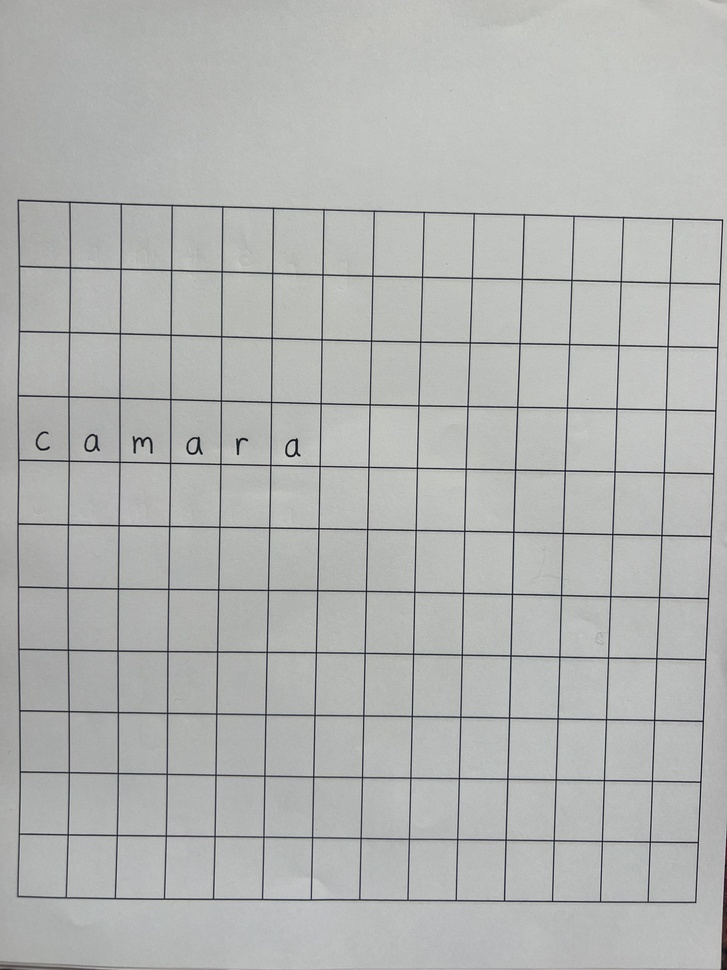
#> input picture sample_image/image.jpg, 727 x 970 px, shrunk from 3024 x 4032 before the run
$ python -i image_squares.py   (imports and definitions only)
#> lines starting #> are read from the running program, lines starting #| are printed output that depends on the picture; after the words box and inside, x2 and y2 are one past the last pixel; in counts of white or black regions, pixels touching at a corner belong together; long printed decimals are rounded
#> further down, picture is the input picture: shape (970, 727, 3); mean B, G, R 178.7, 180.3, 178.7
import cv2
import easyocr
import numpy as np
import sys

def get_cropped_image(x, y, w, h, image=None):
    return image[y:y+h, x:x+w]

def display_cropped_image(x, y, w, h, title="dontcare", image=None):
    cv2.imshow(title, image[y:y+h, x:x+w])
    cv2.waitKey(0)

# [39 lines left out: functions rotate_contour, has_markings, not called in this run]

def rotate_image(image, angle):
    """Rotates an image by the given angle while keeping the full image in view."""
    (h, w) = image.shape[:2]
    center = (w // 2, h // 2)

    # Get the rotation matrix
    M = cv2.getRotationMatrix2D(center, angle, 1.0)

    # Compute the new bounding dimensions
    cos = np.abs(M[0, 0])
    sin = np.abs(M[0, 1])
    new_w = int((h * sin) + (w * cos))
    new_h = int((h * cos) + (w * sin))

    # Adjust the rotation matrix to account for translation
    M[0, 2] += (new_w / 2) - center[0]
    M[1, 2] += (new_h / 2) - center[1]

    # Perform the rotation
    rotated = cv2.warpAffine(image, M, (new_w, new_h))

    return rotated

def sort_key(square, thresh):
        x, y, w, h = cv2.boundingRect(square)
        return (y // thresh, x)

def get_image_squares(image):

    ################################# RAW IMAGE STRAIGTENING PROC #################################

    # image = cv2.imread("image4.jpg")
    gray = cv2.cvtColor(image, cv2.COLOR_BGR2GRAY)

    # # Apply adaptive threshold
    thresh = cv2.adaptiveThreshold(gray, 255, cv2.ADAPTIVE_THRESH_GAUSSIAN_C,
                                cv2.THRESH_BINARY_INV, 11, 2)
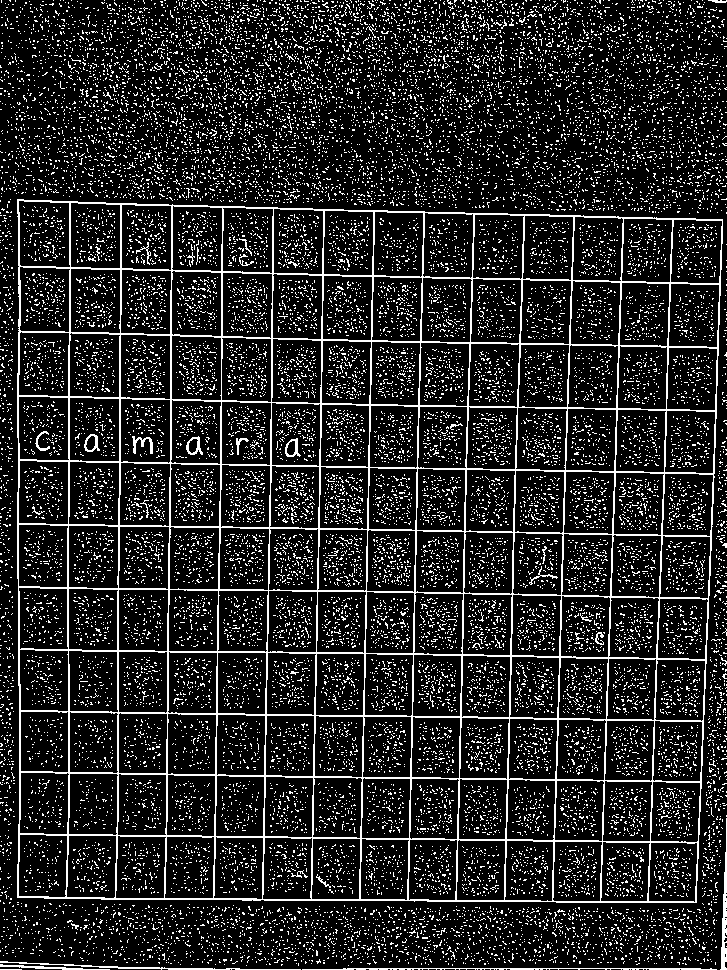
#> thresh: shape (970, 727); 14.5% white in thin lines or dots

    # Find contours
    contours, _ = cv2.findContours(thresh, cv2.RETR_TREE, cv2.CHAIN_APPROX_SIMPLE)
#> contours = 24124 contours, 23952 with area under 20; largest, box (x1, y1, x2, y2) and area: (17, 199, 723, 903) 477574, (18, 200, 71, 268) 3259, (70, 202, 121, 269) 3220, (121, 204, 172, 271) 3202, (222, 207, 274, 274) 3190
    # contours, _ = cv2.findContours(thresh, cv2.RETR_EXTERNAL, cv2.CHAIN_APPROX_SIMPLE)
    contours = [cnt for cnt in contours if cv2.contourArea(cnt) > 500]
#> contours = 155 contours; largest, box (x1, y1, x2, y2) and area: (17, 199, 723, 903) 477574, (18, 200, 71, 268) 3259, (70, 202, 121, 269) 3220, (121, 204, 172, 271) 3202, (222, 207, 274, 274) 3190

    # Define size limits
    min_area = 1000       # Smallest marker we accept
    max_area = 100000     # Largest marker (adjust based on your image)

    # Dictionary to store potential markers (outer square -> inner square count)
    markers = []

    # print(len(contours))

    totalAngle = 0
    totalCount = 0

    # Identify potential marker candidates
    for cnt in contours:
        approx = cv2.approxPolyDP(cnt, 0.02 * cv2.arcLength(cnt, True), True)
        area = cv2.contourArea(approx)

        # Check if it's a quadrilateral and within size limits
        if len(approx) == 4 and min_area < area < max_area:
            markers.append(approx)
            x, y, w, h = cv2.boundingRect(approx)
            rect_angle = cv2.minAreaRect(approx)[2]
            if (rect_angle > 45):
                rect_angle -= 90
            totalAngle += rect_angle
            totalCount += 1

            # print(f"w: {w}, h: {h}, a: {rect_angle}")
            # display_cropped_image(x, y, w, h, "Contour", image)
        elif len(approx) == 4:
            print(f"Rejected contour area: {area}")
#> this loop made 155 passes
#> (approx, area, x, y, w, h, rect_angle, totalAngle) on passes 2 to 8: ([[651, 842], [697, 843], [694, 902], [648, 900]], 2695.5, 648, 842, 50, 61, -87.09, -87.09), ([[603, 841], [650, 843], [646, 901], [600, 900]], 2725.5, 600, 841, 51, 61, -87.09, -174.2), ([[555, 841], [602, 842], [599, 901], [552, 899]], 2754, 552, 841, 51, 61, -87.09, -261.3), ([[507, 840], [553, 842], [551, 901], [504, 899]], 2748.5, 504, 840, 50, 62, -87.56, -348.8), ([[459, 839], [505, 841], [503, 900], [456, 899]], 2770.5, 456, 839, 50, 62, -87.51, -436.3), ([[410, 839], [457, 840], [454, 900], [408, 899]], 2792.5, 408, 839, 50, 62, -88.09, -524.4), ([[362, 838], [409, 840], [406, 900], [360, 898]], 2795, 360, 838, 50, 63, -87.56, -612)
#> (area, x, y, w, h, rect_angle, totalAngle) on passes 61 to 66: (2855, 511, 594, 51, 63, -87.61, -5264.3), (2855, 462, 593, 51, 63, -87.61, -5351.9), (2855, 413, 592, 51, 63, -87.61, -5439.5), (2846.5, 365, 591, 50, 63, -88.12, -5527.6), (2877.5, 316, 591, 51, 63, -87.56, -5615.2), (2907, 267, 590, 51, 63, -88.12, -5703.3)
#| Rejected contour area: 477988.5

    print(f"Average angle: {totalAngle / totalCount}")
#| Average angle: -87.828

    rotated = rotate_image(image, (totalAngle / totalCount))
#> in rotate_image, `rotated = cv2.warpAffine(image, M, (new_w, new_h))`:
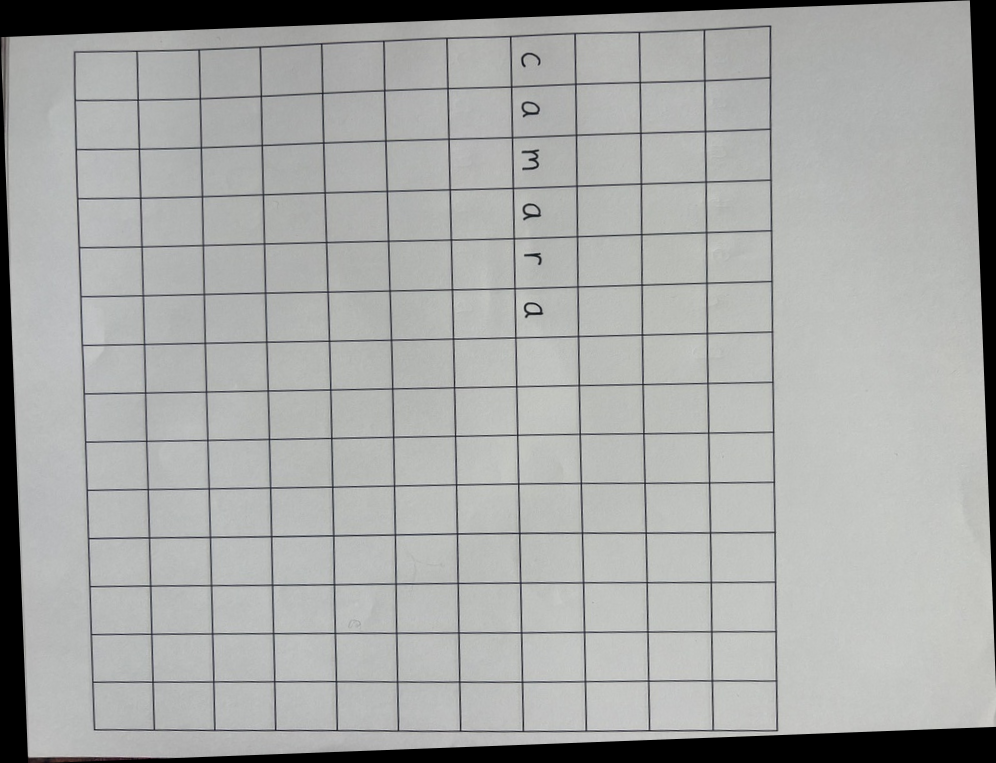
#> rotated: shape (763, 996, 3); mean B, G, R 165.8, 167.3, 165.9

    ################################################################################################

    ############################## STRAIGHTENED IMAGE PROC ########################################
    gray = cv2.cvtColor(rotated, cv2.COLOR_BGR2GRAY)
#> gray: shape (763, 996)

    # # Apply adaptive threshold
    thresh = cv2.adaptiveThreshold(gray, 255, cv2.ADAPTIVE_THRESH_GAUSSIAN_C,
                                cv2.THRESH_BINARY_INV, 11, 2)
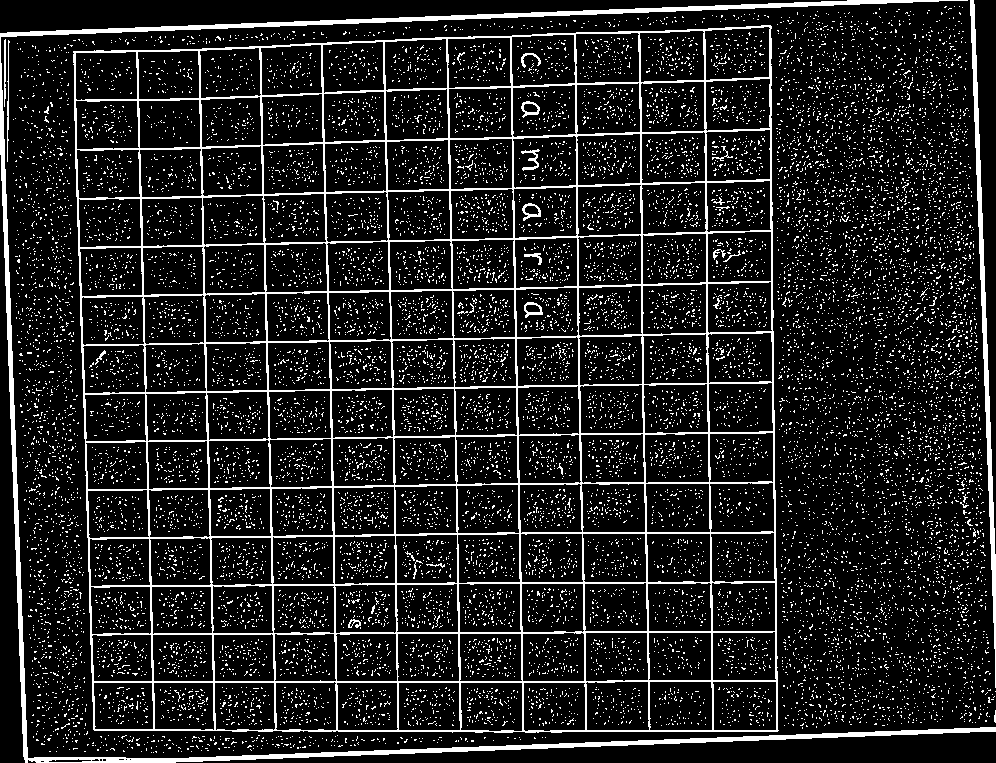
#> thresh: shape (763, 996); 12.5% white in thin lines or dots

    # Find contours
    contours, _ = cv2.findContours(thresh, cv2.RETR_TREE, cv2.CHAIN_APPROX_SIMPLE)
    # contours, _ = cv2.findContours(thresh, cv2.RETR_EXTERNAL, cv2.CHAIN_APPROX_SIMPLE)
    contours = [cnt for cnt in contours if cv2.contourArea(cnt) > 500]

    # Define size limits
    min_area = 200000       # Smallest marker we accept
    max_area = 1000000000     # Largest marker (adjust based on your image)

    # Dictionary to store potential markers (outer square -> inner square count)
    markers = []
    main_contour = []

    # Identify potential marker candidates
    for cnt in contours:
        approx = cv2.approxPolyDP(cnt, 0.02 * cv2.arcLength(cnt, True), True)
        area = cv2.contourArea(approx)

        # Check if it's a quadrilateral and within size limits
        if len(approx) == 4 and min_area < area < max_area:
            main_contour.append(approx)
            x, y, w, h = cv2.boundingRect(approx)
            y = y - 10
            h = h + 20
            x = x - 10
            w = w + 20
            rect_angle = cv2.minAreaRect(approx)[2]
            cropped_full = get_cropped_image(x, y, w, h, rotated)
#> this loop made 157 passes
#> pass 1, in get_image_squares, `cropped_full = get_cropped_image(x, y, w, h, rotated)`:
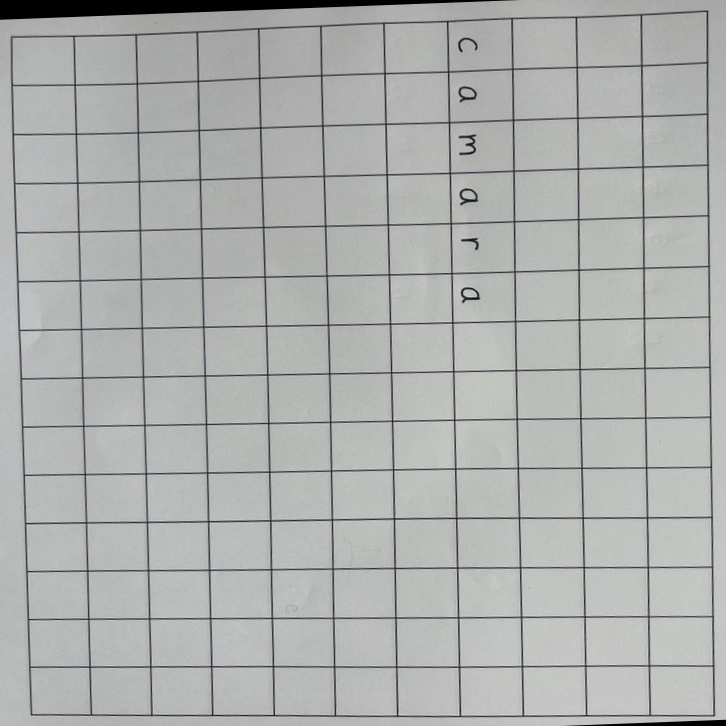
#> cropped_full: shape (726, 726, 3); mean B, G, R 174.6, 176, 174.4
            # [7 lines of commented-out code are left out]


    gray = cv2.cvtColor(cropped_full, cv2.COLOR_BGR2GRAY)
#> gray: shape (726, 726)

    # # Apply adaptive threshold
    thresh = cv2.adaptiveThreshold(gray, 255, cv2.ADAPTIVE_THRESH_GAUSSIAN_C,
                                cv2.THRESH_BINARY_INV, 11, 2)
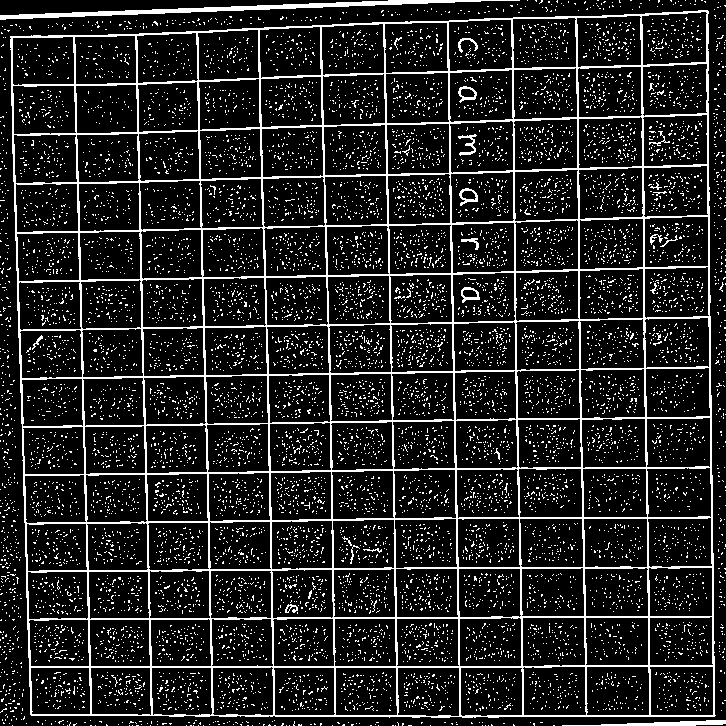
#> thresh: shape (726, 726); 13.3% white in thin lines or dots


    # Find contours
    contours, _ = cv2.findContours(thresh, cv2.RETR_TREE, cv2.CHAIN_APPROX_SIMPLE)
    # contours, _ = cv2.findContours(thresh, cv2.RETR_EXTERNAL, cv2.CHAIN_APPROX_SIMPLE)
    contours = [cnt for cnt in contours if cv2.contourArea(cnt) > 500]

    # Define size limits
    min_area = 10000       # Smallest marker we accept
    max_area = 100000     # Largest marker (adjust based on your image)

    marked_squares = []

    totalAngle = 0
    totalCount = 0

    # Identify potential marker candidates
    for cnt in contours:
        approx = cv2.approxPolyDP(cnt, 0.02 * cv2.arcLength(cnt, True), True)
        area = cv2.contourArea(approx)

        # Check if it's a quadrilateral and within size limits
        if len(approx) == 4 and min_area < area < max_area:
            x, y, w, h = cv2.boundingRect(approx)

            cropped = get_cropped_image(x, y, w, h, cropped_full)
            # cv2.imshow("a", cropped)
            # cv2.waitKey(0)
            marked = has_markings(cropped)
            # print(marked)

            if marked:
                marked_squares.append(approx)
                # [5 lines of commented-out code are left out]

        elif len(approx) == 4:
            print(f"Rejected contour area: {area}")
#> this loop made 156 passes
#| Rejected contour area: 478014.5
#| Rejected contour area: 2876.0
#| Rejected contour area: 2898.0
#| Rejected contour area: 2845.0
#| Rejected contour area: 2793.0
#| Rejected contour area: 2746.5
#| Rejected contour area: 2744.5
#| Rejected contour area: 2670.0
#> (further printed lines are left out)

    print(f"Total detected contours: {len(contours)}")
#| Total detected contours: 156
    print(f"Filtered contours: {len(marked_squares)}")
#| Filtered contours: 0

    # Sort the marked_squares list by their top-left corner (x, y) coordinates


    total_width = sum(cv2.boundingRect(square)[2] for square in marked_squares)
#> (the run stopped early here; a loop or call above may not have finished)
